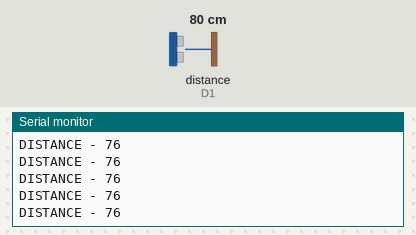
Recording of a sketch running on a simulated ESP8266 (NodeMCU). Shown: the last lines printed to the serial monitor. Wiring (inferred from the names in the program): ultrasonic range finder: trigger D0; echo D1. The inputs (shaded band) are chosen by the test bench; at power-on: distance to the obstacle (sensor on D1) 80 cm. The echo pulse lasts 58.3 µs per cm.

Above: at 1.2 s.
1.3 s: distance to the obstacle (sensor on D1) set to 18 cm
At 1.9 s:
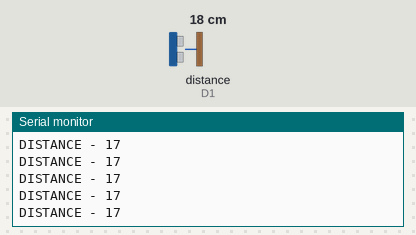
4.3 s: distance to the obstacle (sensor on D1) set to 2 cm
At 5.4 s:
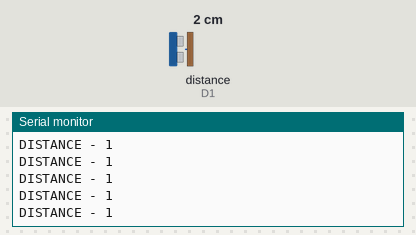
Timing chart, 0 to 7.3 s (numbered marks = the images above; inputs shaded):
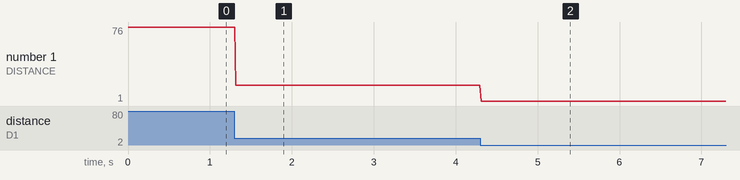

Measured:
- after the input at 1.3 s, the serial monitor: prints a new line at once (image 1)
- after the input at 4.3 s, the serial monitor: prints a new line at once (image 2)
- plotted number 1: 76 → 17 after the input at 1.3 s, 17 → 1 after the input at 4.3 s

The sketch:

ultrasonicProg.ino
```cpp
/*
  ULTRASONIC SENSOR WITH NODE MCU
*/

int trigPin = D0;
int echoPin = D1;

long duration;
int distance;
void setup()
{
  Serial.begin(9600);
  pinMode(trigPin,OUTPUT);
  pinMode(echoPin,INPUT);

}

void loop()
{
  //to let the device settle for some time
  digitalWrite(trigPin,1);
  delayMicroseconds(2);

  // trigger process
  digitalWrite(trigPin,1);
  delayMicroseconds(10);
  digitalWrite(trigPin,0);

  // listening process
  duration = pulseIn(echoPin,HIGH);
  distance = (0.033*duration)/2;

  Serial.print("DISTANCE - ");
  Serial.println(distance);

}
```
